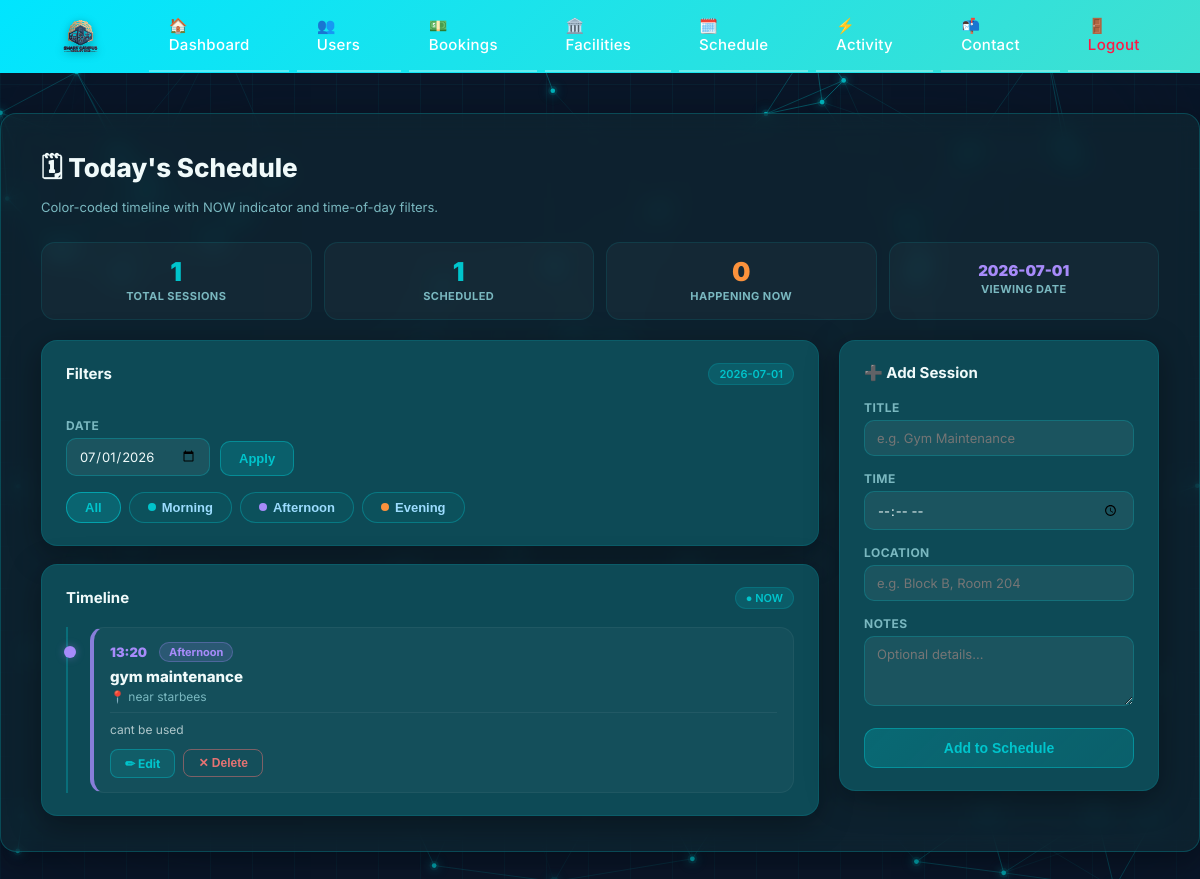
Screenshot of /admin/todays-schedule?date=2026-07-01 (signed in) with the database file from the repository.
### tables this page shows
CREATE TABLE todays_schedule (
        id INTEGER PRIMARY KEY AUTOINCREMENT,
        date TEXT,
        time TEXT,
        title TEXT,
        location TEXT,
        notes TEXT
    );

### app.py (the view)
@app.route("/admin/todays-schedule")
def todays_schedule():
    guard = require_admin()
    if guard: return guard
    selected_date = request.args.get("date") or malaysia_now().strftime("%Y-%m-%d")
    conn = get_db()
    schedules = conn.execute(
        "SELECT * FROM todays_schedule WHERE date=? ORDER BY time ASC", (selected_date,)
    ).fetchall()
    conn.close()
    return render_template("admin_schedule.html", schedules=schedules, selected_date=selected_date)

### app.py (called while the page is built)
def get_db():
    conn = sqlite3.connect("database.db")
    conn.row_factory = sqlite3.Row
    return conn

def require_admin():
    if "user_id" not in session:
        flash("Please log in as admin.")
        return redirect('/admin-login')
    if session.get("role") != "admin":
        session.clear()
        session.modified = True
        flash("Access denied. Please log in as admin.")
        return redirect('/admin-login')
    return None

### smart campus/templates/admin_schedule.html (shortened to what this page needs)
{% extends "base.html" %}
{% block content %}
<div class="sch-header">
  <div>
    <h1>🗓 Today's Schedule</h1>
    <p>Color-coded timeline with NOW indicator and time-of-day filters.</p>
  </div>
</div>
<div class="stat-strip">
  <div class="stat-card">
    <div class="num">{{ schedules|length }}</div>
    <div class="lbl">Total Sessions</div>
  </div>
  <div class="stat-card">
    <div class="num">{{ schedules|selectattr('time')|list|length }}</div>
    <div class="lbl">Scheduled</div>
  </div>
  <div class="stat-card orange">
    <div class="num" id="nowCount">0</div>
    <div class="lbl">Happening Now</div>
  </div>
  <div class="stat-card purple">
    <div class="num" style="font-size:15px; margin-top:4px;">{{ selected_date }}</div>
    <div class="lbl">Viewing Date</div>
  </div>
</div>
<div class="sch-layout">
  <div>
    <div class="panel" style="margin-bottom:18px;">
      <div class="panel-header">
        <div class="panel-title">Filters</div>
        <div class="panel-badge">{{ selected_date }}</div>
      </div>
      <form method="GET" action="/admin/todays-schedule" class="date-form">
        <div>
          <label style="font-size:12px; font-weight:700; color:#7ab8c0; display:block; margin-bottom:5px; text-transform:uppercase; letter-spacing:.04em;">Date</label>
          <input type="date" name="date" value="{{ selected_date }}" required />
        </div>
        <button type="submit" class="apply-btn">Apply</button>
      </form>
      <div class="tabs">
        <button class="tab-btn active" data-filter="all" type="button">All</button>
        <button class="tab-btn" data-filter="morning" type="button">
          <span class="dot dot-morning"></span>Morning
        </button>
        <button class="tab-btn" data-filter="afternoon" type="button">
          <span class="dot dot-afternoon"></span>Afternoon
        </button>
        <button class="tab-btn" data-filter="evening" type="button">
          <span class="dot dot-evening"></span>Evening
        </button>
      </div>
    </div>
    <div class="panel">
      <div class="panel-header">
        <div class="panel-title">Timeline</div>
        <div class="panel-badge" id="nowBadge">● NOW</div>
      </div>
      <div class="timeline-wrap">
        <div class="timeline" id="timeline">
          {% for s in schedules %}
            {% set t = s['time'] %}
            {% if not t or t < '12:00' %}
              {% set part = 'morning' %}
            {% elif t < '17:00' %}
              {% set part = 'afternoon' %}
            {% else %}
              {% set part = 'evening' %}
            {% endif %}
            <div class="session {{ part }}" data-part="{{ part }}" data-time-raw="{{ s['time'] or '' }}">
              <div style="display:flex; align-items:center; gap:6px; flex-wrap:wrap;">
                <div class="session-time">{{ s['time'] or '—' }}</div>
                <span class="part-badge part-{{ part }}">{{ part|capitalize }}</span>
              </div>
              <div class="session-title">{{ s['title'] }}</div>
              {% if s['location'] %}
                <div class="session-sub">📍 {{ s['location'] }}</div>
              {% endif %}
              {% if s['notes'] %}
                <div class="session-notes">{{ s['notes'] }}</div>
              {% endif %}
              <div class="session-actions">
                <a class="s-btn s-btn-edit" href="/admin/todays-schedule/edit/{{ s['id'] }}">✏ Edit</a>
                <form method="POST" action="/admin/todays-schedule/delete/{{ s['id'] }}" style="margin:0;">
                  <button class="s-btn s-btn-delete" type="submit">✕ Delete</button>
                </form>
              </div>
            </div>
          {% endfor %}
        </div>
      </div>
    </div>
  </div>
  <div class="panel add-form">
    <div class="panel-header">
      <div class="panel-title">➕ Add Session</div>
    </div>
    <form method="POST" action="/admin/todays-schedule/add">
      <div class="field">
        <label>Title</label>
        <input type="text" name="title" placeholder="e.g. Gym Maintenance" required />
      </div>
      <div class="field">
        <label>Time</label>
        <input type="time" name="time" required />
      </div>
      <div class="field">
        <label>Location</label>
        <input type="text" name="location" placeholder="e.g. Block B, Room 204" />
      </div>
      <div class="field">
        <label>Notes</label>
        <textarea name="notes" placeholder="Optional details..."></textarea>
      </div>
      <button type="submit" class="submit-btn">Add to Schedule</button>
    </form>
  </div>
</div>
{% endblock %}

### static/admin.css (style rules this page uses)
* { margin: 0; padding: 0; box-sizing: border-box; }
body { font-family: 'Inter', sans-serif; background: radial-gradient(1200px 700px at 15% 15%, rgba(0, 196, 204, 0.22), rgba(0, 196, 204, 0) 60%), radial-gradient(1000px 600px at 85% 25%, rgba(45, 224, 232, 0.18), rgba(45, 224, 232, 0) 55%), radial-gradient(900px 600px at 50% 90%, rgba(0, 196, 204, 0.14), rgba(0, 196, 204, 0) 58%), linear-gradient(135deg, #0a1628 0%, #0a1628 35%, #112d36 70%, #1a3d4a 100%); background-attachment: fixed; color: #c5cdd5; min-height: 100vh; overflow-x: hidden; }
.container, .panel { background: rgba(17, 45, 54, 0.55); backdrop-filter: blur(12px); border: 1px solid rgba(0, 196, 204, 0.25); box-shadow: 0 8px 32px rgba(0, 0, 0, 0.35); }
.container h1 { font-size: 32px; font-weight: 700; color: #ffffff; margin-bottom: 8px; }
.container p { font-size: 16px; line-height: 1.6; }
.stat-card { background: linear-gradient(135deg, rgba(76,175,80,0.15), rgba(76,175,80,0.05)); border: 1px solid rgba(0, 196, 204, 0.28); border-radius: 12px; padding: 24px; text-align: center; transition: transform 0.3s ease; }
label { display: block; margin-top: 15px; margin-bottom: 6px; color: #9cdcfe; }
input, select { width: 100%; padding: 12px; border-radius: 8px; border: 1px solid rgba(156, 220, 254, 0.2); background: #0f2a33; color: white; }
button { margin-top: 15px; padding: 12px; width: 100%; background: linear-gradient(135deg, #1f3a44, #2c5364); color: white; border: none; border-radius: 8px; cursor: pointer; }

### rows the page displays
todays_schedule: time "13:20", part "Afternoon", title "gym maintenance", location "near starbees", notes "cant be used"

### other values shown
{{ schedules|length }} "1"
{{ schedules|selectattr('time')|list|length }} "1"
{{ selected_date }} "2026-07-01"
